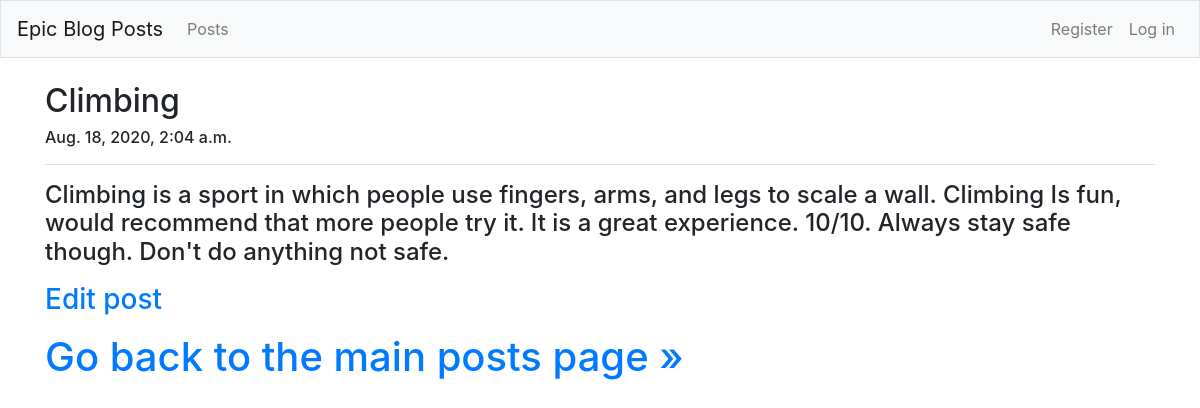
The app's page /blog_posts/2/ with its own data.
### brian_blog_posts/models.py (models this page shows, shortened)
class BlogPost(models.Model):
	post_title = models.CharField(max_length=200)
	text = models.TextField()
	date_added = models.DateTimeField(auto_now_add=True)
	owner = models.ForeignKey(User, on_delete=models.CASCADE)

### brian_blog_posts/views.py (the view)
# urls.py: path('blog_posts/<int:blog_post_id>/', views.blog_post, name='blog_post'),
def blog_post(request, blog_post_id):
	blog_post = BlogPost.objects.get(id=blog_post_id)
	context = {'blog_post': blog_post}
	return render(request, 'brian_blog_posts/blog_post.html', context)

### brian_blog_posts/templates/brian_blog_posts/blog_post.html
{% extends "brian_blog_posts/base.html" %}
{% load bootstrap4 %}
{% block page_header %}
  <h2>{{ blog_post.post_title }}</h2>
  <h6>{{ blog_post.date_added}}</h6>
{% endblock page_header %}
{% block content %}
  <p><h4>{{ blog_post.text|linebreaks }}</h4></p>
  <p><h3>
    <a href="{% url 'brian_blog_posts:edit_blog_post' blog_post.id %}">Edit post</a>
  </h3></p>
  <h1>
  	<a href="{% url 'brian_blog_posts:blog_posts' %}">Go back to the main posts page &raquo;</a>
  </h1>
{% endblock content %}

### records on screen
BlogPost: post_title "Climbing", date_added "Aug. 18, 2020, 2:04 a.m.", text "Climbing is a sport in which people use fingers, arms, and legs to scale a wall. Climbing Is fun, would recommend that more people try it. It is a great experience. 10/10. Always stay safe though. Don't do anything not safe."
